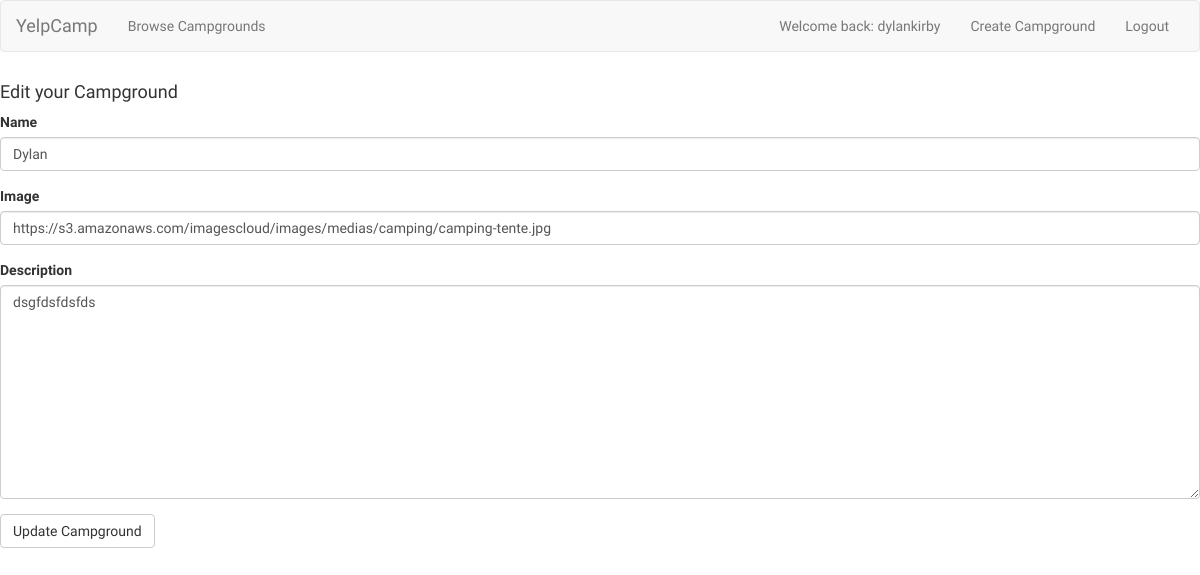
Page /campgrounds/update/3/ (signed in) on the earlier database version.
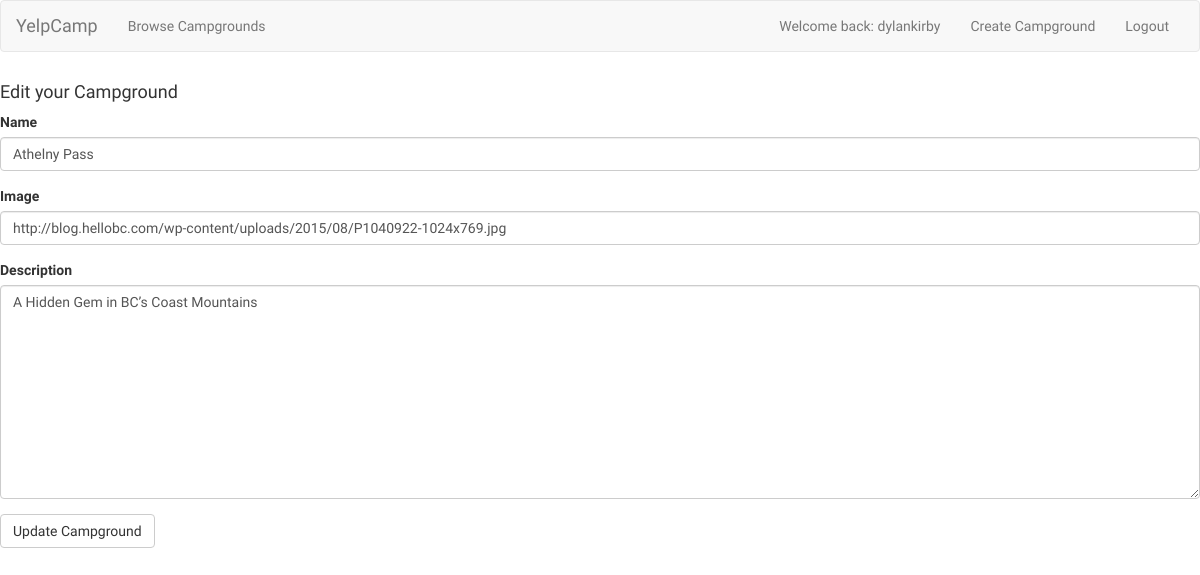
Same page on the later database version.
### campgrounds/models.py (models this page shows, shortened)
class Campground(models.Model):
	author = models.ForeignKey('auth.User' , related_name='submitted_campgrounds')
	name = models.CharField(max_length=128, blank=False, unique=True)
	image = models.URLField(blank=False)
	description = models.TextField()

### campgrounds/views.py (the view)
# urls.py: url(r'^update/(?P<pk>\d+)/$', views.UpdateCampground.as_view(), name='update'),
class UpdateCampground(LoginRequiredMixin, generic.UpdateView):
	model = Campground
	fields = ('name', 'image', 'description')
	template_name_suffix = '_update_form'

### campgrounds/templates/campgrounds/campground_update_form.html (shortened to what this page needs)
{% extends 'campgrounds/campground_base.html' %}
{% load bootstrap3 %}
{% block camp %}
	<h4>Edit your Campground</h4>
	<form method="POST">
		{% bootstrap_form form %}
		<input type="submit" value="Update Campground" class="btn btn-default">
	</form>
{% endblock %}

Differences in the rows shown:
changed Campground: name "Dylan" → "Athelny Pass"; image "https://s3.amazonaws.com/imagescloud/images/medias/camping/camping-tente.jpg" → "http://blog.hellobc.com/wp-content/uploads/2015/08/P1040922-1024x769.jpg"; description "dsgfdsfdsfds" → "A Hidden Gem in BC’s Coast Mountains"
